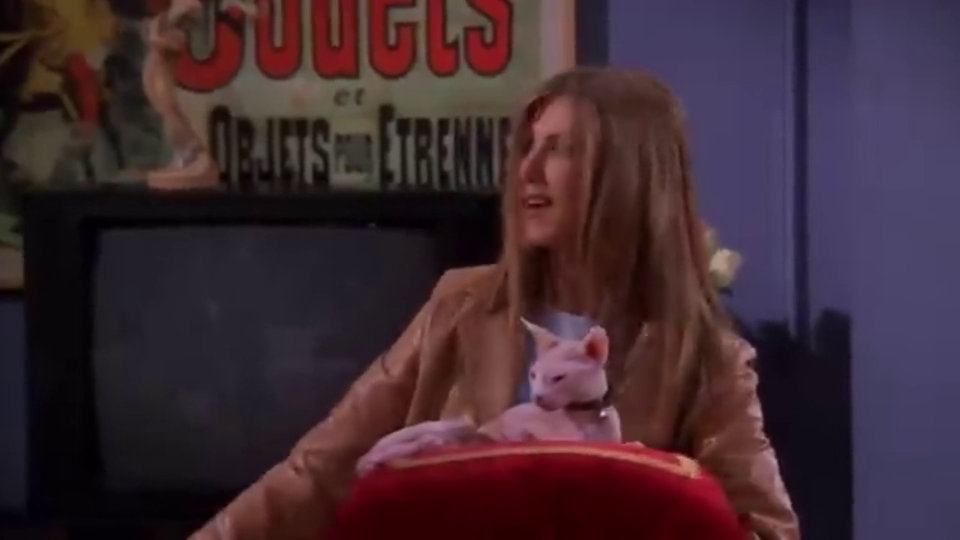
#> input picture frame 35 of COMS_5750/HW5/part2/video2.mp4, 1920 x 1080 px, given in place of 1.mp4, which was not available (shown at 1/2 size)
$ python ec1.py
#> lines starting #> are read from the running program, lines starting #| are printed output that depends on the picture; after the words box and inside, x2 and y2 are one past the last pixel; in counts of white or black regions, pixels touching at a corner belong together; pictures that were not available may be replaced by others from this repository, and a replacement may not be noted
import cv2
import math
import os

# Mode flag
DRAW_PATHS = True

# Detection config
DIFF_THRESH  = 20
MIN_AREA     = 200

# Trail appearance config
MAX_LIFE     = 180
TRAIL_RADIUS = 4
PATH_THICK   = 2

MAX_DIST     = 40
MAX_MISS     = 10

KERNEL_OPEN  = cv2.getStructuringElement(cv2.MORPH_ELLIPSE, (5, 5))
KERNEL_CLOSE = cv2.getStructuringElement(cv2.MORPH_ELLIPSE, (25, 25))

def detect_centroids(curr_gray, prev_gray):
    diff = cv2.absdiff(curr_gray, prev_gray)
    _, mask = cv2.threshold(diff, DIFF_THRESH, 255, cv2.THRESH_BINARY)
    mask = cv2.morphologyEx(mask, cv2.MORPH_OPEN,  KERNEL_OPEN)
    mask = cv2.morphologyEx(mask, cv2.MORPH_CLOSE, KERNEL_CLOSE)

    contours, _ = cv2.findContours(mask, cv2.RETR_EXTERNAL,
                                   cv2.CHAIN_APPROX_SIMPLE)
    centroids = []
    for contour in contours:
        if cv2.contourArea(contour) < MIN_AREA:
            continue
        M = cv2.moments(contour)
        if M['m00'] != 0:
            cx = int(M['m10'] / M['m00'])
            cy = int(M['m01'] / M['m00'])
            centroids.append((cx, cy))
    return centroids

def draw_color(life):
    intensity = int(255 * life / MAX_LIFE)
    return (intensity, intensity, 0)

def process_video(input_path, output_path):
    cap = cv2.VideoCapture(input_path)
    if not cap.isOpened():
        print(f'  Error: cannot open {input_path}')
        return

    fps    = cap.get(cv2.CAP_PROP_FPS)
    width  = int(cap.get(cv2.CAP_PROP_FRAME_WIDTH))
    height = int(cap.get(cv2.CAP_PROP_FRAME_HEIGHT))

    fourcc = cv2.VideoWriter_fourcc(*'avc1')
    writer = cv2.VideoWriter(output_path, fourcc, fps, (width, height))

    ret, prev_frame = cap.read()
#> prev_frame is the input picture: shape (1080, 1920, 3); mean B, G, R 50.6, 42, 63.2
    if not ret:
        print(f'  Error: could not read first frame of {input_path}')
        cap.release()
        writer.release()
        return
    prev_gray = cv2.cvtColor(prev_frame, cv2.COLOR_BGR2GRAY)
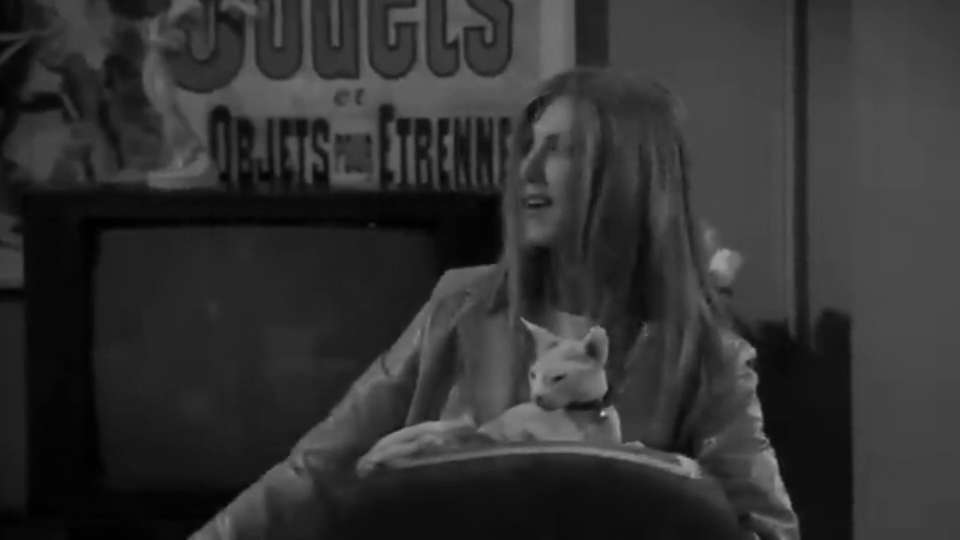
#> prev_gray: shape (1080, 1920) (shown at 1/2 size); min 1, max 201, mean 49.3
    writer.write(prev_frame)

    trail_points = []
    tracks = []

    while True:
        ret, frame = cap.read()
        if not ret:
            break

        curr_gray = cv2.cvtColor(frame, cv2.COLOR_BGR2GRAY)
        centroids = detect_centroids(curr_gray, prev_gray)
#> in detect_centroids, `diff = cv2.absdiff(curr_gray, prev_gray)`:
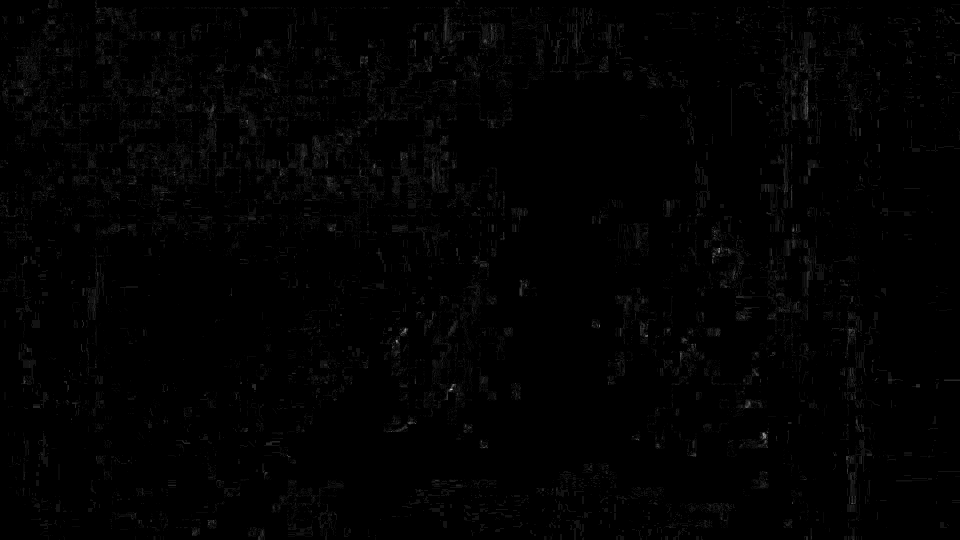
#> diff: shape (1080, 1920) (shown at 1/2 size); min 0, max 13, mean 0.104; drawn with min black and max white
#> in detect_centroids, `_, mask = cv2.threshold(diff, DIFF_THRESH, 255, cv2.THRESH_BINARY)`: mask: shape (1080, 1920); every value is 0
#> in detect_centroids, `contours, _ = cv2.findContours(mask, cv2.RETR_EXTERNAL, cv2.CHAIN_APPR..`: contours = []
#> centroids = []

        if DRAW_PATHS:
            matched_tracks = set()
            matched_centroids = set()

            assignments = []
            for ci, (cx, cy) in enumerate(centroids):
                for ti, track in enumerate(tracks):
                    lx, ly, _ = track['points'][-1]
                    dist = math.hypot(cx - lx, cy - ly)
                    if dist <= MAX_DIST:
                        assignments.append((dist, ci, ti))
#> this loop made 0 passes
#> after the loop, assignments = []

            assignments.sort()
            for dist, ci, ti in assignments:
                if ci in matched_centroids or ti in matched_tracks:
                    continue
                matched_centroids.add(ci)
                matched_tracks.add(ti)
                cx, cy = centroids[ci]
                tracks[ti]['points'].append([cx, cy, MAX_LIFE])
                tracks[ti]['missed'] = 0
#> after the loop, matched_centroids = 0 items; matched_tracks = 0 items; tracks = []

            for ci, (cx, cy) in enumerate(centroids):
                if ci not in matched_centroids:
                    tracks.append({'points': [[cx, cy, MAX_LIFE]], 'missed': 0})

            for ti, track in enumerate(tracks):
                if ti not in matched_tracks:
                    track['missed'] += 1

            for track in tracks:
                for pt in track['points']:
                    pt[2] -= 1
                track['points'] = [p for p in track['points'] if p[2] > 0]

            tracks = [t for t in tracks
                      if t['missed'] <= MAX_MISS and len(t['points']) > 0]

            for track in tracks:
                pts = track['points']
                for i in range(len(pts) - 1):
                    x1, y1, life1 = pts[i]
                    x2, y2, life2 = pts[i + 1]
                    cv2.line(frame, (x1, y1), (x2, y2),
                             draw_color((life1 + life2) // 2), PATH_THICK)
                cx, cy, life = pts[-1]
                cv2.circle(frame, (cx, cy), TRAIL_RADIUS, draw_color(life), -1)

        else:
            for cx, cy in centroids:
                trail_points.append([cx, cy, MAX_LIFE])

            for pt in trail_points:
                cx, cy, life = pt
                cv2.circle(frame, (cx, cy), TRAIL_RADIUS, draw_color(life), -1)

            for pt in trail_points:
                pt[2] -= 1
            trail_points = [p for p in trail_points if p[2] > 0]

        writer.write(frame)
        prev_gray = curr_gray

    cap.release()
    writer.release()
    print(f'  Saved: {output_path}')

if __name__ == '__main__':
    script_dir = os.path.dirname(__file__)
    for vid_num in [1, 2]:
        in_path  = os.path.join(script_dir, '..', '..', 'images', 'ec1', 'in',  f'{vid_num}.mp4')
        out_path = os.path.join(script_dir, '..', '..', 'images', 'ec1', 'out', f'{vid_num}.mp4')
        print(f'Processing video {vid_num}...')
        process_video(in_path, out_path)

    print('\nVideo Processing Completed.')
